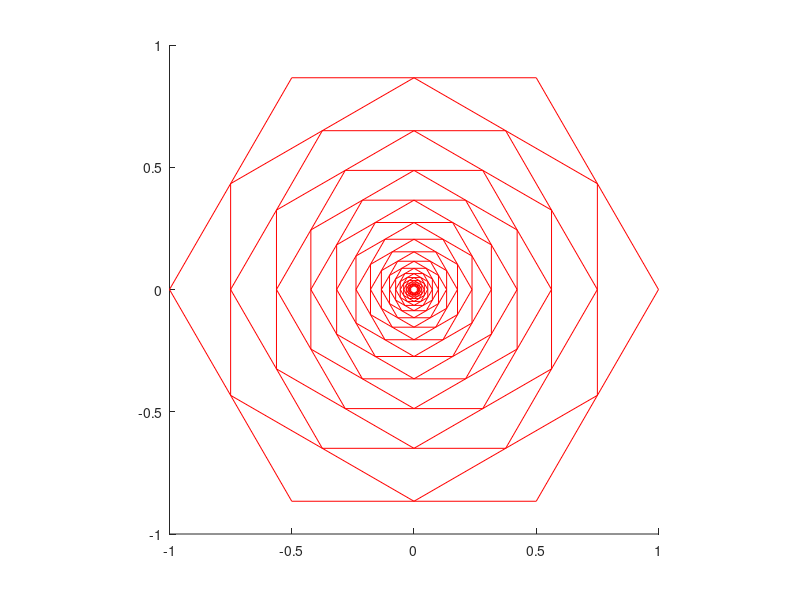

Reproduce this figure in MATLAB.
t=30;   %迭代次数
n=7;
rh=(2*pi)/(2*(n-1));
hold on;
for i=1:t
    l=linspace(0,2*pi,n);
    l=l+rh*(i-1);
    x=((sqrt(3)/2)^(i-1))*cos(l);
    y=((sqrt(3)/2)^(i-1))*sin(l);
    plot(x,y,'r');
    axis equal;
    axis([-1 1 -1 1]);
end